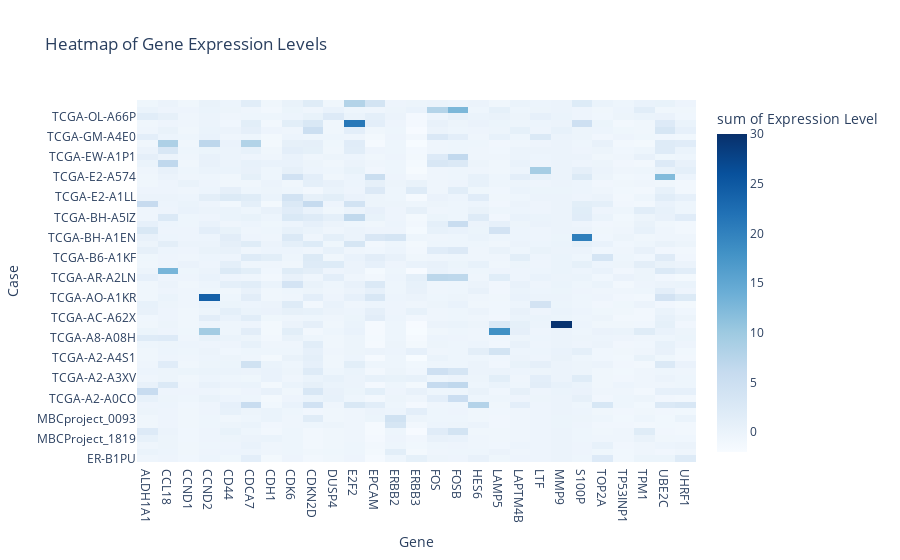

Notebook source saved alongside this figure:
### Code cell
heatmap = px.density_heatmap(
    unique_expression_melted,
    x="Gene",
    y="Case",
    z="Expression",
    color_continuous_scale="Blues",
    range_color=(-2, 30),
    title="Heatmap of Gene Expression Levels",
    labels={'Expression': 'Expression Level'}
)

heatmap.show()

# heatmap_file_path = 'heatmap.html'
# heatmap.write_html(heatmap_file_path)

### Figure 1 — Plotly figure (JSON) as saved in the notebook; plotly's stock layout.template omitted (floating-point values rounded to 4 significant figures; data arrays with more than 128 entries replaced by an {"elided": "..."} marker saying what was removed)
{"data": [{"coloraxis": "coloraxis", "histfunc": "sum", "hovertemplate": "Gene=%{x}<br>Case=%{y}<br>sum of Expression Level=%{z}<extra></extra>", "name": "", "type": "histogram2d", "x": {"elided": "1458 str values"}, "xaxis": "x", "xbingroup": "x", "y": {"elided": "1458 str values"}, "yaxis": "y", "ybingroup": "y", "z": {"elided": "1458 float values"}}], "layout": {"autosize": true, "coloraxis": {"cmax": 30, "cmin": -2, "colorbar": {"title": {"text": "sum of Expression Level"}}, "colorscale": [[0, "rgb(247,251,255)"], [0.125, "rgb(222,235,247)"], [0.25, "rgb(198,219,239)"], [0.375, "rgb(158,202,225)"], [0.5, "rgb(107,174,214)"], [0.625, "rgb(66,146,198)"], [0.75, "rgb(33,113,181)"], [0.875, "rgb(8,81,156)"], [1, "rgb(8,48,107)"]]}, "legend": {"tracegroupgap": 0}, "title": {"text": "Heatmap of Gene Expression Levels"}, "xaxis": {"anchor": "y", "autorange": true, "domain": [0, 1], "range": [-0.5, 26.5], "title": {"text": "Gene"}, "type": "category"}, "yaxis": {"anchor": "x", "autorange": true, "domain": [0, 1], "range": [-0.5, 53.5], "title": {"text": "Case"}, "type": "category"}}}
